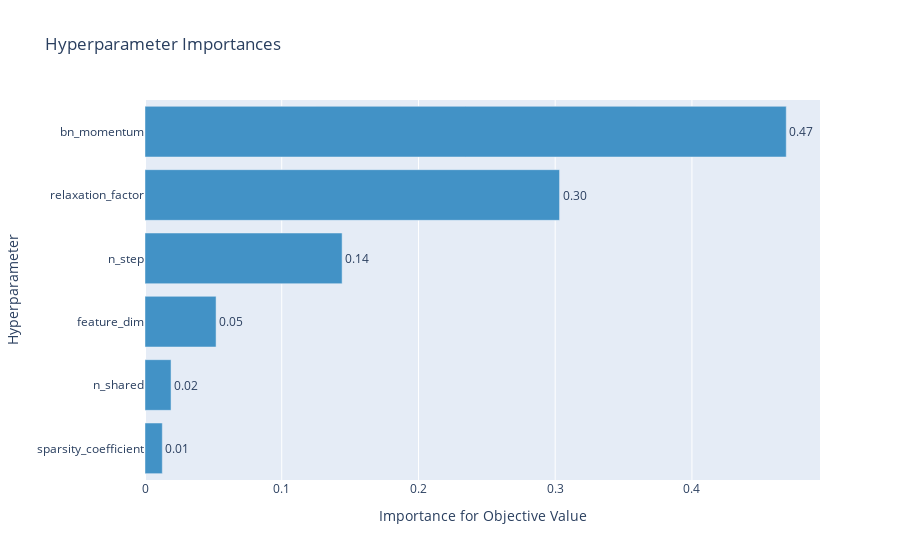

Notebook source saved alongside this figure:
### Code cell
print('Best trial: score {},\nparams {}'.format(study.best_trial.value,study.best_trial.params))
optuna.visualization.plot_param_importances(study)

### Figure 1 — Plotly figure (JSON) as saved in the notebook; plotly's stock layout.template omitted (floating-point values rounded to 4 significant figures)
{"data": [{"cliponaxis": false, "hovertemplate": ["sparsity_coefficient (FloatDistribution): 0.012651115255380334<extra></extra>", "n_shared (IntDistribution): 0.019043681289581376<extra></extra>", "feature_dim (CategoricalDistribution): 0.05198031409673394<extra></extra>", "n_step (IntDistribution): 0.14416550423495308<extra></extra>", "relaxation_factor (FloatDistribution): 0.30318175047124607<extra></extra>", "bn_momentum (FloatDistribution): 0.46897763465210524<extra></extra>"], "marker": {"color": "rgb(66,146,198)"}, "orientation": "h", "text": ["0.01", "0.02", "0.05", "0.14", "0.30", "0.47"], "textposition": "outside", "type": "bar", "x": [0.01265, 0.01904, 0.05198, 0.1442, 0.3032, 0.469], "y": ["sparsity_coefficient", "n_shared", "feature_dim", "n_step", "relaxation_factor", "bn_momentum"]}], "layout": {"autosize": true, "showlegend": false, "title": {"text": "Hyperparameter Importances"}, "xaxis": {"autorange": true, "range": [0, 0.4937], "title": {"text": "Importance for Objective Value"}, "type": "linear"}, "yaxis": {"autorange": true, "range": [-0.5, 5.5], "title": {"text": "Hyperparameter"}, "type": "category"}}}
